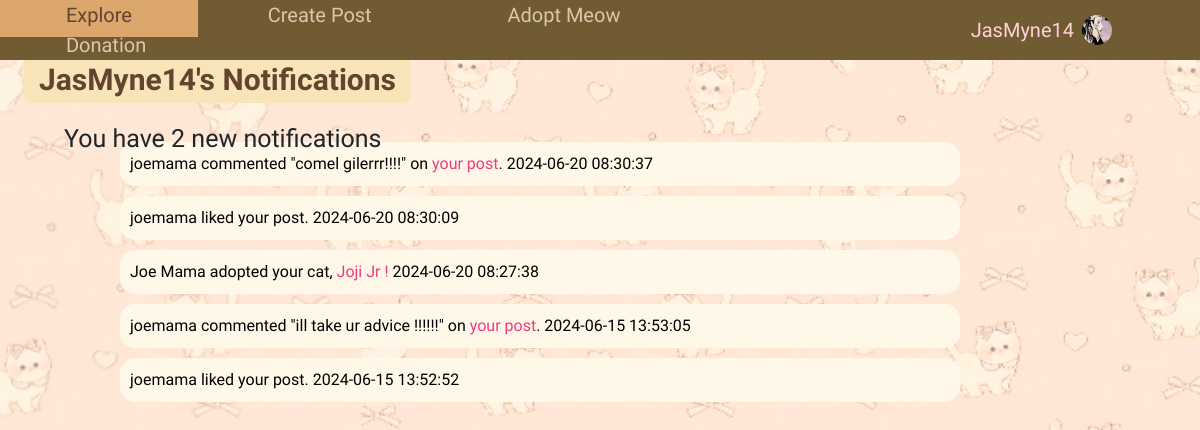
The app's page /notification (signed in), older data.
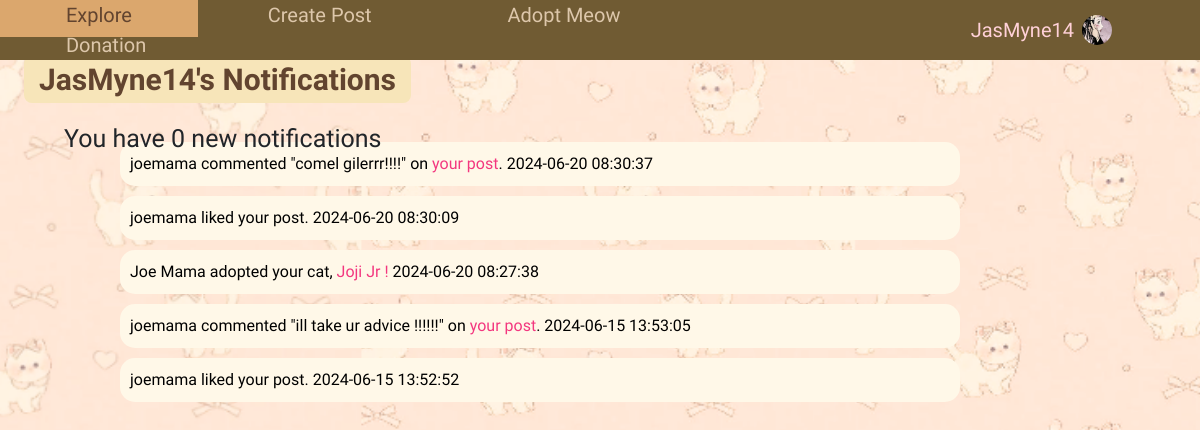
The same page, newer data.
### home/models.py (models this page shows, shortened)
class User(db.Model, UserMixin):
    id = db.Column(db.Integer, primary_key=True)
    fullname = db.Column(db.String(120), unique=True, nullable=False)
    email = db.Column(db.String(20), unique=True, nullable=False)
    username = db.Column(db.String(120), unique=True, nullable=False)
    password1 = db.Column(db.String(255), nullable=False)
    password2 = db.Column(db.String(255), nullable=False)
    state = db.Column(db.String(120), nullable=False)
    phonenumber = db.Column(db.String(20), unique=True, nullable=False)
    profile_pic = db.Column(db.String(255), nullable=True)
    unread_notification_count = db.Column(db.Integer, default=0)
    posts = db.relationship('Post', backref='author', lazy=True)
    comments = db.relationship('Comment', backref='author', lazy=True)
    likes = db.relationship('Like', backref='author', lazy=True)
    cats = db.relationship('Cat', backref='owner', lazy=True)
    adoption_notification = db.relationship('AdoptionNotification', backref='cat', lazy=True)

### home/views.py (the view)
@views.route("/notification")
@login_required
def display_noti():
    user_id = current_user.id
    notifications = [] #gather notifications as a list
    like_comment_notifications = Notification.query.filter(
        (exists().where((Post.id == Notification.post_id) & (Post.user_id == user_id))) &
        ((Notification.notification_type == 'like') | (Notification.notification_type == 'comment'))).order_by(Notification.date.desc()).all()
    notifications.extend(like_comment_notifications)
    adoption_notifications = AdoptionNotification.query.filter_by(user_id=user_id).all()
    notifications.extend(adoption_notifications)
    notifications.sort(key=lambda x: x.date, reverse=True)
    for notification in notifications:
        utc_timestamp = notification.date
        local_timezone = pytz.timezone(app.config['TIMEZONE'])
        local_timestamp = utc_timestamp.astimezone(local_timezone)
        notification.date = local_timestamp
        if not notification.read:
            notification.read=True
    db.session.commit()
    comment_ids = [n.comment_id for n in notifications if hasattr(n, 'comment_id') and n.comment_id is not None]
    comments = Comment.query.filter(Comment.id.in_(comment_ids)).all()
    post_ids = [n.post_id for n in notifications if hasattr(n, 'post_id') and n.post_id is not None]
    posts = Post.query.filter(Post.id.in_(post_ids)).all()
    profile_pic= url_for('static', filename='default.jpg')
    if current_user.is_authenticated and current_user.profile_pic is not None:
        profile_pic = url_for('static', filename='profile_pics/' + current_user.profile_pic)
    unread_notification_count = sum(1 for notification in notifications if not notification.read)
    cats = {}
    for notification in adoption_notifications:
        cat = Cat.query.get(notification.cat_id)
        if cat:
            cats[notification.id] = cat
    adopter_names = {}
    for notification in adoption_notifications:
        adopter = User.query.get(notification.adopter_id)
        if adopter:
            adopter_names[notification.id] = adopter.fullname
    return render_template('notification.html', notifications=notifications, unread_notification_count=unread_notification_count, profile_pic=profile_pic, user_id=user_id, comments=comments, posts=posts, cats=cats, adopter_names=adopter_names)

### home/templates/notification.html (shortened to what this page needs)
<!DOCTYPE html>
<html>
<head>
  <link rel="stylesheet" href="https://maxcdn.bootstrapcdn.com/bootstrap/4.0.0/css/bootstrap.min.css">
  <link rel='stylesheet' type='text/css' media='screen' href="{{url_for('static',filename='main.css')}}">
  <div class="navigation">
    <div class="topnav">
      <a href="/mainpage">Explore</a>
      <a href="/createpost">Create Post</a>
      <a href="/adoptmeow">Adopt Meow</a>
      <a href="/donation">Donation</a>
    </div>
    <div class="dropdown">
      <button class="dropbtn">
        {{ current_user.username }}
        <img src="{{ profile_pic }}" class="profilepic">
      </button>
    </div>
  </div>
</head>
<body class="notipage">
    <div class="notifications">
        <p class="profileheader">{{current_user.username}}'s Notifications</p>
        <p class="username">You have {{ current_user.unread_notification_count }} new notifications</p>    <br />
        <article class="noti-body">
        <ul class="noti-content">
            {% for notification in notifications %}
                {% if notification.notification_type == 'like' %}
                    {% if notification.likes%}
                        <p class="like-noti">{{ notification.likes.author.username }} liked your post. {{ notification.date.strftime('%Y-%m-%d %H:%M:%S')}}</p>
                    {% endif %}
                {% elif notification.notification_type == 'comment' %}
                    {% for comment in comments %}
                        {% if comment.id == notification.comment_id %}
                            <p class="comment-noti">{{ comment.author.username }} commented "{{ comment.text }}" on <a class="noti-post" href="{{ url_for('views.post', post_id=notification.post_id) }}">your post</a>. {{ notification.date.strftime('%Y-%m-%d %H:%M:%S')}}</p>
                        {% endif %}
                    {% endfor %}
                {% elif notification.notification_type == 'adoption' %}
                    <p class="adoption-noti">
                        {{ adopter_names[notification.id] }} adopted your cat, <a class="noti-post" href="{{ url_for('views.catprofile', cat_id=notification.cat_id) }}">{{ cats[notification.id].cat_name }}!</a>
                        {{ notification.date.strftime('%Y-%m-%d %H:%M:%S')}}
                    </p>
                {% endif %}
            {% endfor %}
        </ul>
        </article>
    </div>
</body>
</html>

Row changes from the older to the newer data that the page shows:
changed User "JasMyne14": unread_notification_count "2" → "0"
